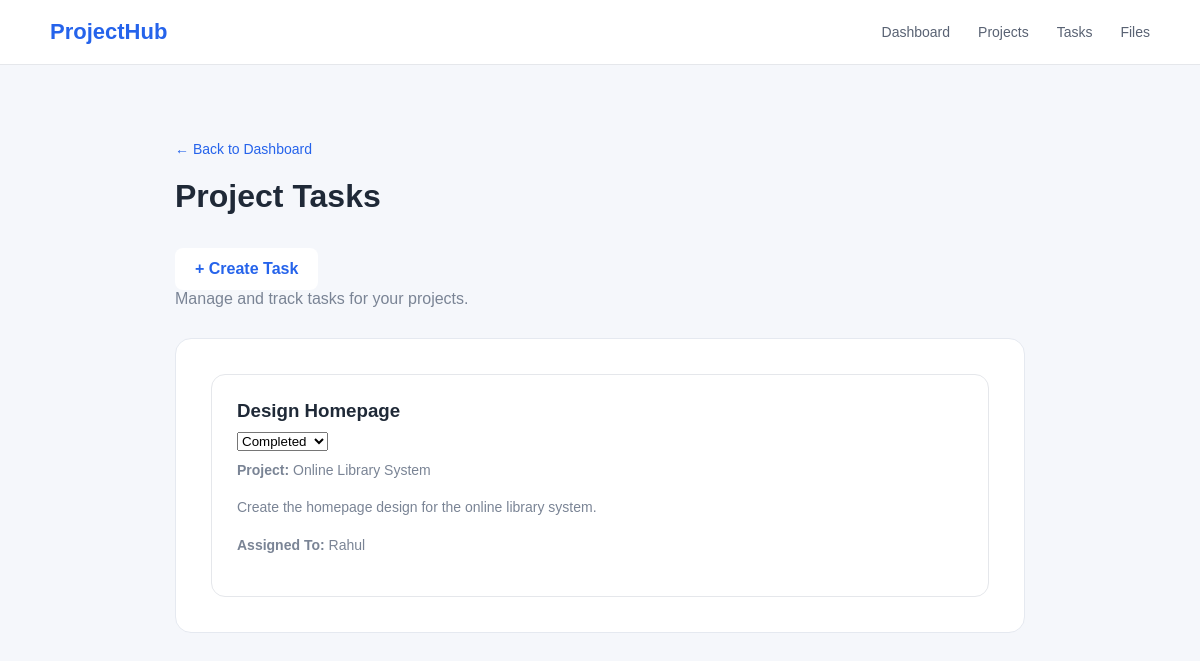
The page /tasks on the database its author committed.
### tables this page shows
CREATE TABLE tasks (
            id INTEGER PRIMARY KEY AUTOINCREMENT,
            project_id INTEGER NOT NULL,
            task_name TEXT NOT NULL,
            description TEXT,
            assigned_to TEXT,
            status TEXT DEFAULT 'Pending',
            FOREIGN KEY (project_id) REFERENCES projects(id)
        );

CREATE TABLE projects (
            id INTEGER PRIMARY KEY AUTOINCREMENT,
            project_name TEXT NOT NULL,
            description TEXT NOT NULL,
            start_date TEXT,
            deadline TEXT,
            members TEXT,
            technologies TEXT,
            objectives TEXT
        );

### App.py (the view)
@app.route("/tasks")
def tasks():
    connection = sqlite3.connect("projects.db")
    connection.row_factory = sqlite3.Row
    cursor = connection.cursor()
    cursor.execute("""
        SELECT tasks.*, projects.project_name
        FROM tasks
        JOIN projects ON tasks.project_id = projects.id
        ORDER BY tasks.id DESC
    """)
    tasks = cursor.fetchall()
    connection.close()
    return render_template(
        "tasks.html",
        tasks=tasks
    )

### templates/tasks.html (shortened to what this page needs)
<!DOCTYPE html>
<html lang="en">
<head>
    <link rel="stylesheet"
          href="{{ url_for('static', filename='css/style.css') }}">
</head>
<body>
    <header class="navbar">
        <div class="logo">
            ProjectHub
        </div>
        <nav>
            <a href="/">Dashboard</a>
            <a href="#">Projects</a>
            <a href="/tasks">Tasks</a>
            <a href="#">Files</a>
        </nav>
    </header>
    <main>
        <section class="create-page">
            <div class="form-header">
                <a href="/" class="back-link">
                    ← Back to Dashboard
                </a>
                <h1>
                    Project Tasks
                </h1>
<a href="/create-task" class="create-button">
    + Create Task
</a>
                <p>
                    Manage and track tasks for your projects.
                </p>
            </div>
            <div class="project-form">
                {% if tasks %}
                    {% for task in tasks %}
                    <div class="project-card">
                        <div class="card-top">
                            <h3>
                                {{ task["task_name"] }}
                            </h3>
      <form method="POST"
      action="/update-task-status/{{ task['id'] }}">
    <select name="status" onchange="this.form.submit()">
        <option value="Completed"
            {% if task["status"] == "Completed" %}selected{% endif %}>
            Completed
        </option>
    </select>
</form>
                        </div>
<p>
    <strong>Project:</strong>
    {{ task["project_name"] }}
</p>
                        <p>
                            {{ task["description"] or "No description provided." }}
                        </p>
                        <p>
                            <strong>Assigned To:</strong>
                            {{ task["assigned_to"] or "Not assigned" }}
                        </p>
                    </div>
                    {% endfor %}
                {% endif %}
            </div>
        </section>
    </main>
</body>
</html>

### static/css/style.css (style rules this page uses)
* { box-sizing: border-box; margin: 0; padding: 0; }
body { font-family: Arial, sans-serif; background: #f5f7fb; color: #1f2937; }
.navbar { height: 65px; background: white; border-bottom: 1px solid #e5e7eb; display: flex; align-items: center; justify-content: space-between; padding: 0 50px; }
.logo { font-size: 22px; font-weight: bold; color: #2563eb; }
.navbar nav { display: flex; gap: 28px; }
.navbar nav a { text-decoration: none; color: #596273; font-size: 14px; }
main { padding: 30px 50px; }
.create-button { display: inline-block; margin-top: 25px; padding: 12px 20px; border-radius: 8px; background: white; color: #2563eb; text-decoration: none; font-weight: 600; }
.project-card { background: white; padding: 25px; border-radius: 14px; border: 1px solid #e5e7eb; }
.project-card h3 { margin-bottom: 10px; }
.project-card p { color: #7a8495; font-size: 14px; margin-bottom: 15px; }
.create-page { max-width: 850px; margin: 45px auto; }
.form-header { margin-bottom: 30px; }
.back-link { text-decoration: none; color: #2563eb; font-size: 14px; }
.form-header h1 { font-size: 32px; margin-top: 20px; margin-bottom: 8px; }
.form-header p { color: #7a8495; }
.project-form { background: white; padding: 35px; border-radius: 16px; border: 1px solid #e5e9f0; }
.project-form p { line-height: 1.6; margin-top: 8px; }

### rows shown on the page
tasks: task_name "Design Homepage", status "Completed", project_name "Online Library System", description "Create the homepage design for the online library system.", assigned_to "Rahul"
